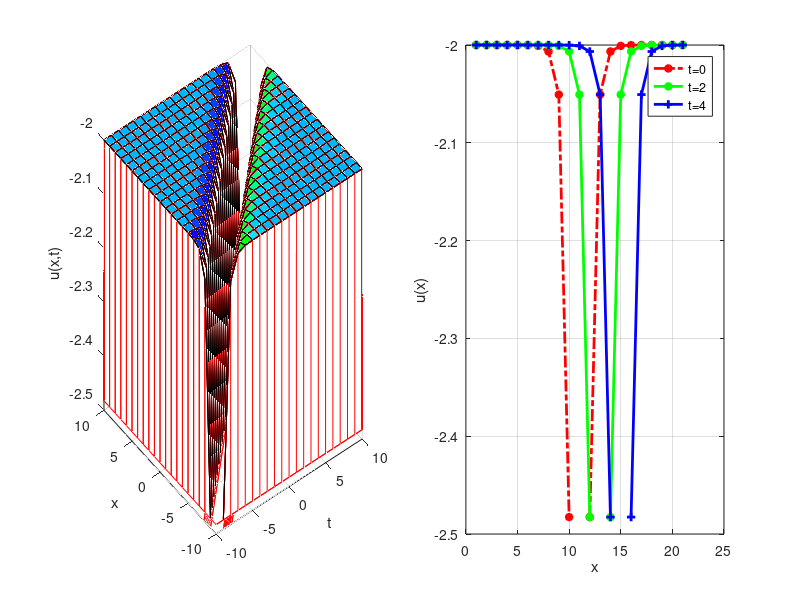

This figure's MATLAB source:
clear all;
V = 1;
lamda = -1;
xi = 0.0;
mu =1;



u(1,10) = 0;
for x=-10:1:10
for t=-10:1:10
    if(lamda*mu < 0)
        cosec = coth( sqrt(-lamda*mu)*(x-V*t+xi)) ;
    u(x+11,t+11) = -(1/6.0) - (1/3)*(lamda*lamda) - (mu*mu) + (1/6)*(V*V)-(2/3)*(lamda*lamda)*(cosec*cosec);
    end
end 
end

%%%%%%%%%%%%%%%%%%%%%%%%%%%%%%%%%%%%%%%%%%%%%%%%%%%%%%%%%%%%%%%%%%%%%%%%%%%%%%%%%%%%%%%
t=-10:1:10;

subplot(1,2,1)

meshz(t,t,u);
hold on;

meshc(t,t,u);
hold on;

surfc(t,t,u);
hold on;

waterfall(t,t,u);
hold on;
surfl(t,t,u);
hold on;

grid on;
xlabel('t');
zlabel('u(x,t)');
ylabel('x');

colormap hsv
%%%%%%%%%%%%%%%%%%%%%%%%%%%%%%%%%%%%%%%%%%%%%%%%%%%%%%%%%%%%%%%%%%%%%%%%%%%%%%%%%%%%%%%

subplot(1,2,2)
% for t=0
h = u(:,11);
plot(h,'-.r*', 'LineWidth',2)

hold on;
% for t=2
h = u(:,13);
plot(h,'-*g', 'LineWidth',2)
hold on;
% for t=4
h = u(:,15);
plot(h,'-+b', 'LineWidth',2)
hold on;
grid on;

legend('t=0','t=2','t=4');
xlabel('x');
ylabel('u(x)');


